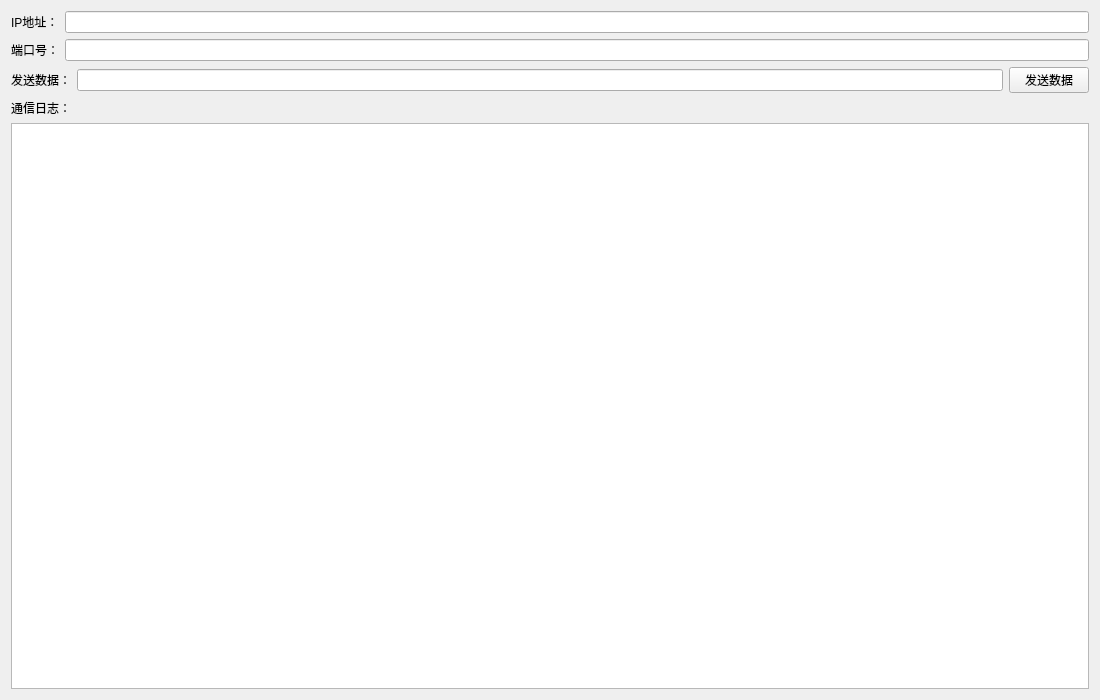
<?xml version="1.0" encoding="UTF-8"?>
<ui version="4.0">
 <class>UdpWidget</class>
 <widget class="QWidget" name="UdpWidget">
  <property name="geometry">
   <rect>
    <x>0</x>
    <y>0</y>
    <width>1100</width>
    <height>700</height>
   </rect>
  </property>
  <property name="windowTitle">
   <string>Form</string>
  </property>
  <layout class="QGridLayout" name="gridLayout_4">
   <item row="0" column="0">
    <layout class="QGridLayout" name="gridLayout_3">
     <item row="0" column="0">
      <layout class="QGridLayout" name="gridLayout">
       <item row="0" column="0">
        <layout class="QHBoxLayout" name="horizontalLayout">
         <item>
          <widget class="QLabel" name="label">
           <property name="text">
            <string>IP地址：</string>
           </property>
          </widget>
         </item>
         <item>
          <widget class="QLineEdit" name="lineEditIp"/>
         </item>
        </layout>
       </item>
       <item row="1" column="0">
        <layout class="QHBoxLayout" name="horizontalLayout_2">
         <item>
          <widget class="QLabel" name="label_2">
           <property name="text">
            <string>端口号：</string>
           </property>
          </widget>
         </item>
         <item>
          <widget class="QLineEdit" name="lineEditPort"/>
         </item>
        </layout>
       </item>
       <item row="2" column="0">
        <layout class="QHBoxLayout" name="horizontalLayout_3">
         <item>
          <widget class="QLabel" name="label_3">
           <property name="text">
            <string>发送数据：</string>
           </property>
          </widget>
         </item>
         <item>
          <widget class="QLineEdit" name="lineEditSendData"/>
         </item>
         <item>
          <widget class="QPushButton" name="btnSend">
           <property name="text">
            <string>发送数据</string>
           </property>
          </widget>
         </item>
        </layout>
       </item>
      </layout>
     </item>
     <item row="1" column="0">
      <layout class="QGridLayout" name="gridLayout_2">
       <item row="0" column="0">
        <widget class="QLabel" name="label_4">
         <property name="text">
          <string>通信日志：</string>
         </property>
        </widget>
       </item>
       <item row="1" column="0">
        <widget class="QTextEdit" name="textEditRecv"/>
       </item>
      </layout>
     </item>
    </layout>
   </item>
  </layout>
 </widget>
 <resources/>
 <connections/>
</ui>
